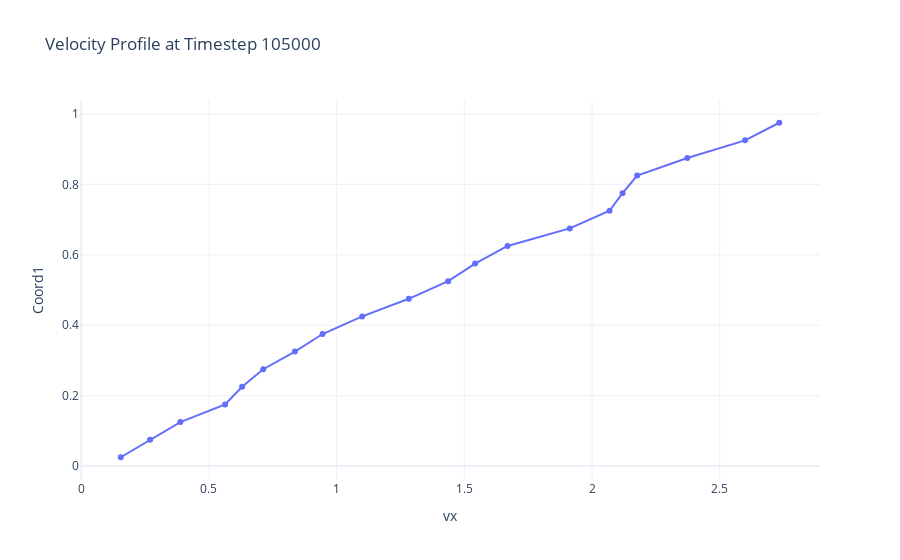

The notebook cell saved with this chart:
### Code cell
plot_timestep(105000)

### Figure 1 — Plotly figure (JSON) as saved in the notebook; plotly's stock layout.template omitted (floating-point values rounded to 4 significant figures)
{"data": [{"mode": "lines+markers", "name": "Timestep 105000", "type": "scatter", "x": [0.1546, 0.2693, 0.388, 0.5632, 0.6297, 0.7124, 0.8365, 0.945, 1.1, 1.282, 1.437, 1.542, 1.669, 1.913, 2.069, 2.12, 2.177, 2.373, 2.599, 2.733], "y": [0.025, 0.075, 0.125, 0.175, 0.225, 0.275, 0.325, 0.375, 0.425, 0.475, 0.525, 0.575, 0.625, 0.675, 0.725, 0.775, 0.825, 0.875, 0.925, 0.975]}], "layout": {"title": {"text": "Velocity Profile at Timestep 105000"}, "xaxis": {"title": {"text": "vx"}}, "yaxis": {"title": {"text": "Coord1"}}}}
